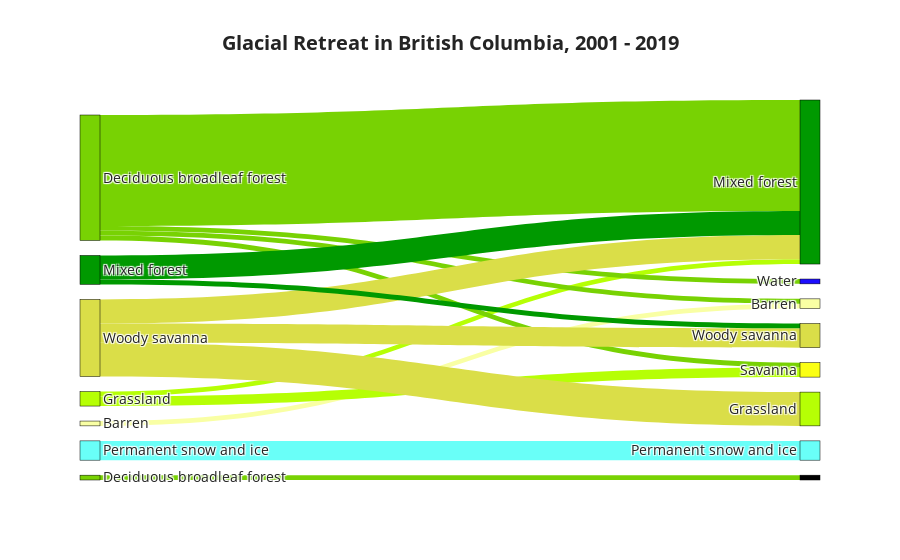

Write notebook code for a chart like this one.
### Markdown cell above
## MODIS

### Code cell
glaciers = ee.Geometry.Polygon([[[-130.07633697303308, 55.018689630077546],
          [-130.07633697303308, 54.340663930662444],
          [-128.81565582068933, 54.340663930662444],
          [-128.81565582068933, 55.018689630077546]]])



dataset = sankee.datasets.modis_LC_Type1

img_list = [ee.Image("MODIS/006/MCD12Q1/2001_01_01"), ee.Image("MODIS/006/MCD12Q1/2019_01_01")]
label_list = [2001, 2019]

title = "Glacial Retreat in British Columbia, 2001 - 2019"
data = sankee.sample(img_list, glaciers, dataset, label_list=label_list)
# Exclude conifer forest which experienced very little change
plot = sankee.plot(data, dataset=dataset, max_classes=99, exclude=[1], title=title)
plot

### Figure 1 — Plotly figure (JSON) as saved in the notebook; plotly's stock layout.template omitted (floating-point values rounded to 4 significant figures)
{"data": [{"link": {"color": ["#f9ffa4", "#78d203", "#b6ff05", "#b6ff05", "#78d203", "#78d203", "#78d203", "#78d203", "#dade48", "#dade48", "#dade48", "#009900", "#009900", "#69fff8"], "customdata": ["100% of Deciduous broadleaf forest became Deciduous broadleaf forest", "100% of Mixed forest became Mixed forest", "67% of Woody savanna became Woody savanna", "33% of Woody savanna became Grassland", "4% of Grassland became Deciduous broadleaf forest", "4% of Grassland became Woody savanna", "4% of Grassland became Savanna", "88% of Grassland became Grassland", "31% of Permanent snow and ice became Grassland", "44% of Permanent snow and ice became Permanent snow and ice", "25% of Permanent snow and ice became Barren", "83% of Barren became Grassland", "17% of Barren became Barren", "100% of Water became Water"], "hovertemplate": "%{customdata} <extra></extra>", "source": [5, 7, 3, 3, 0, 0, 0, 0, 2, 2, 2, 1, 1, 4], "target": [13, 15, 11, 8, 13, 11, 14, 8, 8, 10, 9, 8, 9, 12], "value": [1, 1, 2, 1, 1, 1, 1, 23, 5, 7, 4, 5, 1, 4]}, "node": {"color": ["#78d203", "#009900", "#dade48", "#b6ff05", "#69fff8", "#f9ffa4", "#1c0dff", "#78d203", "#009900", "#dade48", "#b6ff05", "#fbff13", "#69fff8", "#f9ffa4", "#1c0dff"], "customdata": ["2001", "2001", "2001", "2001", "2001", "2001", "2001", "2019", "2019", "2019", "2019", "2019", "2019", "2019", "2019"], "hovertemplate": "%{customdata}<extra></extra>", "label": ["Deciduous broadleaf forest", "Mixed forest", "Woody savanna", "Grassland", "Permanent snow and ice", "Barren", "Water", "Deciduous broadleaf forest", "Mixed forest", "Woody savanna", "Grassland", "Savanna", "Permanent snow and ice", "Barren", "Water"], "line": {"color": "black", "width": 0.5}, "pad": 15, "thickness": 20}, "type": "sankey"}], "layout": {"font": {"size": 14}, "title": {"text": "<b>Glacial Retreat in British Columbia, 2001 - 2019</b>", "x": 0.5}}}
